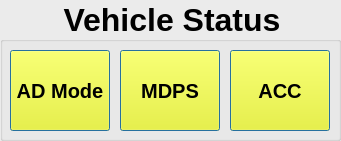
  <widget class="QGroupBox" name="groupBox_2">
   <property name="geometry">
    <rect>
     <x>540</x>
     <y>300</y>
     <width>341</width>
     <height>141</height>
    </rect>
   </property>
   <property name="font">
    <font>
     <family>Ubuntu</family>
     <pointsize>24</pointsize>
     <weight>75</weight>
     <bold>true</bold>
    </font>
   </property>
   <property name="layoutDirection">
    <enum>Qt::LeftToRight</enum>
   </property>
   <property name="styleSheet">
    <string notr="true">background-color: rgb(235, 235, 235);0);</string>
   </property>
   <property name="title">
    <string>Vehicle Status</string>
   </property>
   <property name="alignment">
    <set>Qt::AlignCenter</set>
   </property>
   <property name="flat">
    <bool>false</bool>
   </property>
   <property name="checkable">
    <bool>false</bool>
   </property>
   <widget class="QPushButton" name="led_AD_status">
    <property name="geometry">
     <rect>
      <x>10</x>
      <y>50</y>
      <width>100</width>
      <height>81</height>
     </rect>
    </property>
    <property name="font">
     <font>
      <pointsize>15</pointsize>
      <weight>75</weight>
      <bold>true</bold>
     </font>
    </property>
    <property name="focusPolicy">
     <enum>Qt::NoFocus</enum>
    </property>
    <property name="styleSheet">
     <string notr="true">background-color: yellow;</string>
    </property>
    <property name="text">
     <string>AD Mode</string>
    </property>
    <property name="default">
     <bool>true</bool>
    </property>
    <property name="flat">
     <bool>false</bool>
    </property>
   </widget>
   <widget class="QPushButton" name="led_MDPS_status">
    <property name="geometry">
     <rect>
      <x>120</x>
      <y>50</y>
      <width>100</width>
      <height>81</height>
     </rect>
    </property>
    <property name="font">
     <font>
      <pointsize>15</pointsize>
      <weight>75</weight>
      <bold>true</bold>
     </font>
    </property>
    <property name="focusPolicy">
     <enum>Qt::NoFocus</enum>
    </property>
    <property name="styleSheet">
     <string notr="true">background-color: yellow;</string>
    </property>
    <property name="text">
     <string>MDPS</string>
    </property>
    <property name="default">
     <bool>true</bool>
    </property>
    <property name="flat">
     <bool>false</bool>
    </property>
   </widget>
   <widget class="QPushButton" name="led_ACC_status">
    <property name="geometry">
     <rect>
      <x>230</x>
      <y>50</y>
      <width>100</width>
      <height>81</height>
     </rect>
    </property>
    <property name="font">
     <font>
      <pointsize>15</pointsize>
      <weight>75</weight>
      <bold>true</bold>
     </font>
    </property>
    <property name="focusPolicy">
     <enum>Qt::NoFocus</enum>
    </property>
    <property name="styleSheet">
     <string notr="true">background-color: yellow;</string>
    </property>
    <property name="text">
     <string>ACC</string>
    </property>
    <property name="default">
     <bool>true</bool>
    </property>
    <property name="flat">
     <bool>false</bool>
    </property>
   </widget>
  </widget>
